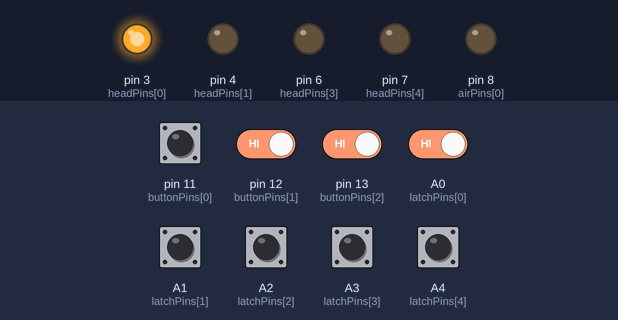
A sketch run on a simulated Arduino Uno, built with avr-gcc and run on an emulated ATmega328P. On the bench: output pins drawn as LEDs (lit = HIGH). Inputs (shaded band) come from the test bench; at power-on: A0 (latchPins[0]), A1 (latchPins[1]), A2 (latchPins[2]), A3 (latchPins[3]), A4 (latchPins[4]), pin 11 (buttonPins[0]), pin 12 (buttonPins[1]), pin 13 (buttonPins[2]) HIGH. Random numbers use the default seed unless the sketch sets one; pins used as bus, display or sensor lines are not drawn; what the sketch prints to the serial monitor is not drawn.

Above: at 1.2 s.
1.3 s: A1 (latchPins[1]) pulled LOW for 0.15 s
At 4.2 s:
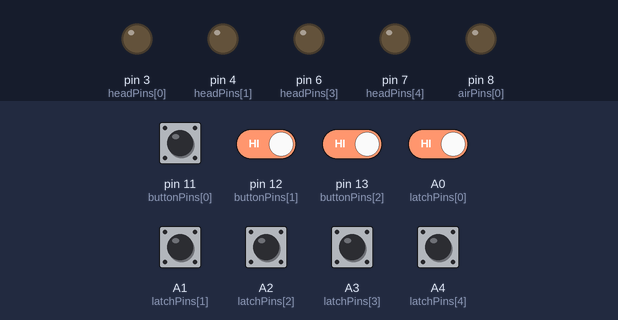
4.4 s: pin 11 (buttonPins[0]) pulled LOW for 0.15 s
At 5.3 s:
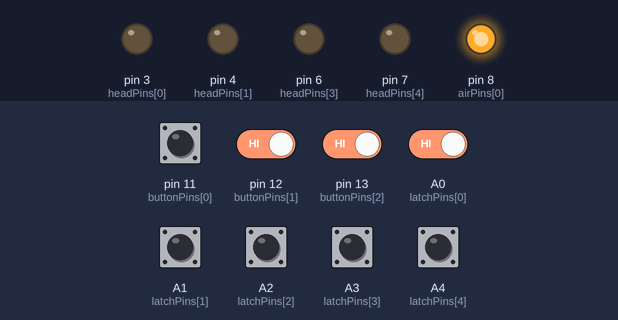
7.5 s: A3 (latchPins[3]) pulled LOW for 0.15 s
At 7.57 s:
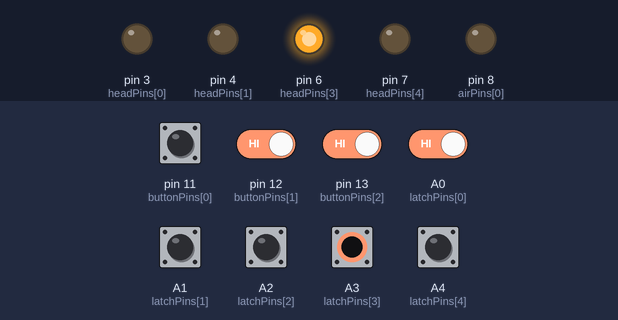
10.5 s: A4 (latchPins[4]) pulled LOW for 0.15 s
At 10.57 s:
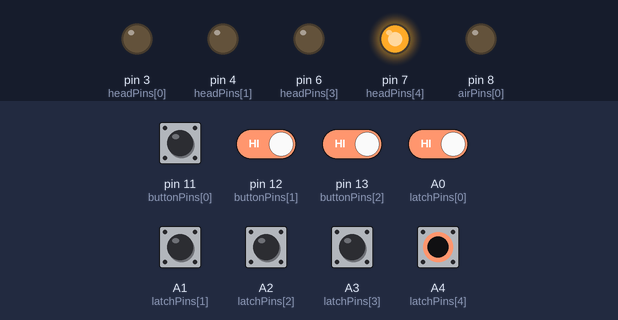
12.1 s: A1 (latchPins[1]) pulled LOW for 1 s
At 12.9 s:
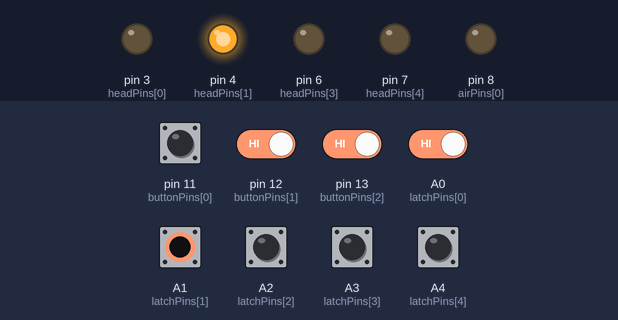
14.6 s: pin 11 (buttonPins[0]) driven LOW and pin 12 (buttonPins[1]) driven LOW and pin 13 (buttonPins[2]) driven LOW and A0 (latchPins[0]) driven LOW and A1 (latchPins[1]) driven LOW
At 17.3 s:
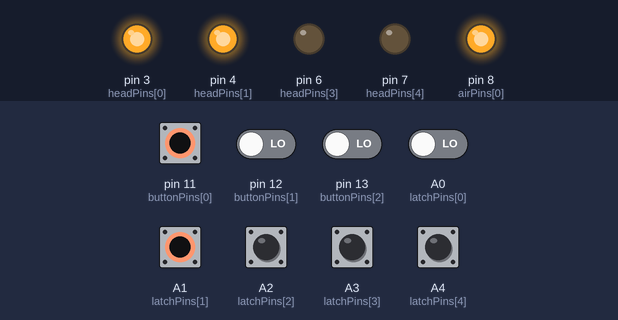
Timing chart, 0 to 18.8 s (numbered marks = the images above; inputs shaded):
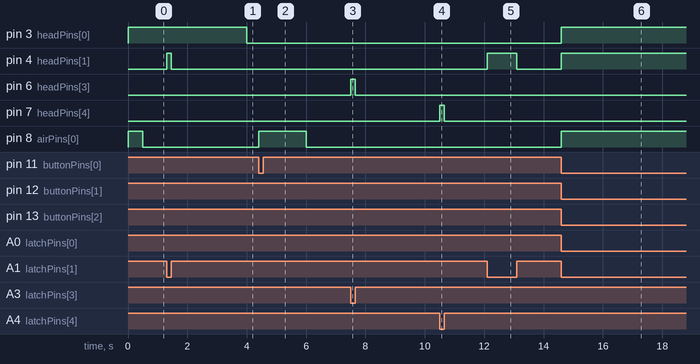

The sketch:

Solenoids.ino
```cpp
/* Set Pins */                                                                                // Index ->    0       1        2        3        4
const uint8_t headPins[5] = { 3, 4, 5, 6, 7 };                                  // Relays for Heads 1-5 { Relay 1, Relay 2, Relay 3, Relay 4, Relay 5 }
const uint8_t NUMBER_OF_HEADPINS = sizeof(headPins) / sizeof(headPins[0]);
                                                                                              // Index ->    0       1        2        3
const uint8_t airPins[3] = { 8, 9, 10 };                                        // Relays for Air Blow Offs 1-3 { Relay 6, Relay 7, Relay 8 }
const uint8_t NUMBER_OF_AIRPINS = sizeof(airPins) / sizeof(airPins[0]);
                                                                                                              // Index ->    0     1       2
const uint8_t buttonPins[3] = { 11, 12, 13 };                                   // define the buttonPins that we'll use. { Air 1, Air 2, Air 3 }
const uint8_t NUMBER_OF_BUTTONS = sizeof(buttonPins) / sizeof(buttonPins[0]);   // determine how big the array up above is, by checking the size
                                                                                                              // Index ->    0       1       2       3       4
const uint8_t latchPins[5] = { A0, A1, A2, A3, A4 };                            // define the Latch Pins that we'll use. { Head 1, Head 2, Head 3, Head 4, Head 5 }
const uint8_t NUMBER_OF_LATCHES = sizeof(latchPins) / sizeof(latchPins[0]);     // determine how big the array up above is, by checking the size

/* Button Initializers and settings */
//track if a button is just pressed, just released, or 'currently pressed'
uint8_t pressed[NUMBER_OF_BUTTONS], justpressed[NUMBER_OF_BUTTONS], justreleased[NUMBER_OF_BUTTONS];
uint8_t previous_keystate[NUMBER_OF_BUTTONS], current_keystate[NUMBER_OF_BUTTONS];
const uint8_t DEBOUNCE = 10;        // how many ms to debounce, 5+ ms is usually plenty

/* Time Variables */
unsigned long currentTime = millis();                    // Current Time
const unsigned long Interval_heads = 5000;               // Duration of time to set random numbers for Head
const unsigned long Interval_air = 2000;                 // Duration of time to set random numbers for Head
const unsigned long Duration_air = 500;                  // Duration of time for the Air to be on.
const unsigned long Duration_heads_1 = 4000;
const unsigned long Duration_heads_2 = 3000;
const unsigned long Duration_heads_3 = 1000;

uint8_t counter_heads_1 = 0;
uint8_t counter_heads_2 = 0;
uint8_t counter_heads_3 = 0;
uint8_t counter_air = 0;


/* Function Prototypes */
void ButtonRoutine();
void check_switches();
uint8_t thisSwitch_justPressed();
void heads();
void air();

void setup() {
/* Serial Setup */
  Serial.begin(9600);                                     // Setup Serial Monitor
  randomSeed(3);                                          // Start Random Seed for use of Random Function Later

/* Set Pin Modes */
  for (uint8_t i = 0; i < NUMBER_OF_HEADPINS; i++) {
    pinMode(headPins[i], OUTPUT);                         // Set Head Pins as Outputs
    digitalWrite(headPins[i], LOW);                       // Initialize Head Pins to Low
  }

  for (uint8_t i = 0; i< NUMBER_OF_AIRPINS; i++) {
    pinMode(airPins[i], OUTPUT);                          // Set Air Pins as Outputs
    digitalWrite(airPins[i], LOW);                        // Initialize Air Pins to Low
  }

  for (uint8_t i=0; i < NUMBER_OF_BUTTONS; i++)   {
    pinMode(buttonPins[i], INPUT_PULLUP);                 // Set Button Pins as Inputs with pullup resistor (Internal)
    digitalWrite(buttonPins[i], HIGH);                    // Initialize Button Pins to High
  }

  for (uint8_t i=0; i < NUMBER_OF_LATCHES; i++)   {
    pinMode(latchPins[i], INPUT_PULLUP);                 // Set Latch Pins as Inputs with pullup resistor (Internal)
    digitalWrite(latchPins[i], HIGH);                    // Initialize Button Pins to High
  }

  Serial.print("Button checker with ");
  Serial.print(NUMBER_OF_BUTTONS, DEC);
  Serial.println(" buttonPins");

}

void loop() {
  currentTime = millis();
  heads();        // Run Heads Routine - Pop Up
  air();          // Run Air Routine

}

void heads() {
  static unsigned long lastTime_1;                         // Variable to hold Last time action happened
  static uint8_t randomNumber_heads;                       // Variable to hole Random heads Number
  static uint8_t randomNumber_heads_Delay;                 // Variable to hole Random heads Number
  unsigned long lastTime_heads_1;                          // Sub Timer 1 for heads duration
  unsigned long lastTime_heads_2;                          // Sub Timer 2 for heads duration
  unsigned long lastTime_heads_3;                          // Sub Timer 3 for heads duration

  if ((currentTime - lastTime_1) >= Interval_heads) {      // Resest Random Number for the Heads
   randomNumber_heads = random(0, 6);                      // Pick the Head
   randomNumber_heads_Delay = random(0, 3);                // Set Sub Timers duration variable
   lastTime_1 = currentTime;
   counter_heads_1 = 0;                                    // Reset the Counters
   counter_heads_2 = 0;
   counter_heads_3 = 0;
  }

  for (uint8_t i; i < 5; i++) {                            // Check If Latch is Close or Random Number Turn on Corresponding Head
   if ((digitalRead(latchPins[i]) == LOW)){
     digitalWrite(headPins[i], HIGH);
   } else if (randomNumber_heads != i) {
     digitalWrite(headPins[i], LOW);
   }
  }

  switch (randomNumber_heads_Delay) {
    case 0:
      if (counter_heads_1 == 0) {
        digitalWrite(headPins[randomNumber_heads], HIGH);
        counter_heads_1 = 1;
        lastTime_heads_1 = millis();
      }

      if ((currentTime - lastTime_heads_1) > Duration_heads_1 && counter_heads_1 == 1) {
        digitalWrite(headPins[randomNumber_heads], LOW);
        counter_heads_1 = 2;
      }
    break;

    case 1:
      if (counter_heads_2 == 0){
        digitalWrite(headPins[randomNumber_heads], HIGH);
        counter_heads_2 = 1;
        lastTime_heads_2 = millis();
      }
      if ((currentTime - lastTime_heads_2) > Duration_heads_2 && counter_heads_2 == 1) {
       digitalWrite(headPins[randomNumber_heads], LOW);
       counter_heads_2 = 2;
      }
    break;

    case 2:
      if (counter_heads_3 == 0){
        digitalWrite(headPins[randomNumber_heads], HIGH);
        counter_heads_3 = 1;
        lastTime_heads_3 = millis();
      }
      if ((currentTime - lastTime_heads_3) > Duration_heads_3 && counter_heads_3 == 1) {
        digitalWrite(headPins[randomNumber_heads], LOW);
        counter_heads_3 = 2;
      }
    break;
  }
}

void air() {
  static unsigned long lastTime_2;                         // Variable to hold Last time action happened
  static uint8_t randomNumber_air;
  unsigned long lastTime_air;                              // Variable to hole Random Air Number

  if ((currentTime - lastTime_2) >= Interval_air) {        // Resest Random Number for Air
   randomNumber_air = random(0,3);
   lastTime_2 = currentTime;
   counter_air = 0;
  }

  for (uint8_t i; i < 3; i++) {                            // Check If button is Closed or Random Number, Turn on Corresponding air blow off
   if ((digitalRead(buttonPins[i]) == LOW)){
     digitalWrite(airPins[i], HIGH);
   } else if (randomNumber_air != i) {
     digitalWrite(airPins[i], LOW);
   }
  }

  if (counter_air == 0){
    digitalWrite(airPins[randomNumber_air], HIGH);
    counter_air = 1;
    lastTime_air = millis();
  }
  if ((currentTime - lastTime_air) > Duration_air && counter_air == 1) {
    digitalWrite(airPins[randomNumber_air], LOW);
    counter_air = 2;
  }
}

void ButtonRoutine() {
  uint8_t thisSwitch = thisSwitch_justPressed();
  switch(thisSwitch) {
    case 0:
     Serial.println("switch 1 just pressed");
      if (digitalRead(buttonPins[0] == LOW)) {
      digitalWrite(airPins[0], HIGH);
     } else {
      digitalWrite(airPins[0], LOW);
     }
    break;
    case 1:
     Serial.println("switch 2 just pressed");
     if (digitalRead(buttonPins[1] == LOW)) {
      digitalWrite(airPins[1], HIGH);
     } else {
      digitalWrite(airPins[1], LOW);
     }
    break;
    case 2:
     Serial.println("switch 3 just pressed");
     if (digitalRead(buttonPins[2] == LOW)) {
      digitalWrite(airPins[2], HIGH);
     } else {
      digitalWrite(airPins[2], LOW);
     }
    break;
  }
}

void check_switches() {
  static uint8_t previousstate[NUMBER_OF_BUTTONS];
  static uint8_t currentstate[NUMBER_OF_BUTTONS];
  static long lasttime;
  uint8_t index;

  if (currentTime < lasttime) {
    // we wrapped around, lets just try again
    lasttime = currentTime;
  }
  if ((lasttime + DEBOUNCE) > currentTime) {
    // not enough time has passed to debounce
    return;
  }
  // ok we have waited DEBOUNCE milliseconds, lets reset the timer
  lasttime = currentTime;
  for (index = 0; index < NUMBER_OF_BUTTONS; index++) {
    justpressed[index] = 0;  //when we start, we clear out the "just" indicators
    justreleased[index] = 0;
    currentstate[index] = digitalRead(buttonPins[index]);  //read the button
    if (currentstate[index] == previousstate[index]) {
      if ((pressed[index] == LOW) && (currentstate[index] == LOW)) {
        // just pressed
        justpressed[index] = 1;
      } else if ((pressed[index] == HIGH) && (currentstate[index] == HIGH)) {
        justreleased[index] = 1;  // just released
      }
      pressed[index] = !currentstate[index];  //remember, digital HIGH means NOT pressed
    }
    previousstate[index] = currentstate[index];  //keep a running tally of the buttonPins
  }
}

uint8_t thisSwitch_justPressed() {
  uint8_t thisSwitch = 255;
  check_switches();  //check the switches &amp; get the current state
  for (uint8_t i = 0; i < NUMBER_OF_BUTTONS; i++) {
    current_keystate[i] = justpressed[i];
    if (current_keystate[i] != previous_keystate[i]) {
      if (current_keystate[i]) thisSwitch = i;
    }
    previous_keystate[i] = current_keystate[i];
  }
  return thisSwitch;
}
```

Measured:
- after the input at 1.3 s, pin 4 (headPins[1]): LOW → HIGH at once, → LOW 0.15 s later
- after the input at 4.4 s, pin 8 (airPins[0]): LOW → HIGH at once, → LOW 1.6 s later
- after the input at 7.5 s, pin 6 (headPins[3]): LOW → HIGH at once, → LOW 0.15 s later
- after the input at 10.5 s, pin 7 (headPins[4]): LOW → HIGH at once, → LOW 0.15 s later
- after the input at 12.1 s, pin 4 (headPins[1]): LOW → HIGH at once, → LOW 1.0 s later
- after the input at 14.6 s, pin 3 (headPins[0]), pin 4 (headPins[1]), pin 8 (airPins[0]): LOW → HIGH at once
